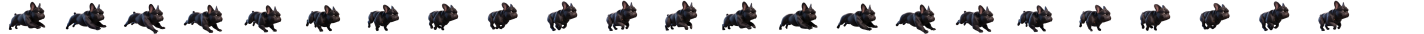
#> input picture bulldog3/race-start-v3-lab/assets/rocky-run.png, 4272 x 100 px (shown at 1/3 size)
$ python seam_check.py
#> lines starting #> are read from the running program, lines starting #| are printed output that depends on the picture; after the words box and inside, x2 and y2 are one past the last pixel; in counts of white or black regions, pixels touching at a corner belong together
#!/usr/bin/env python3
"""Measure alpha sprite-cell seams; visual playback remains the acceptance gate."""
import json
from pathlib import Path
import numpy as np
from PIL import Image

ROOT=Path(__file__).resolve().parent
OLD=ROOT.parent
PATHS={
    'RUN':OLD/'race-start-v3-lab/assets/rocky-run.png',
    'STOP':OLD/'stop-v3-lab/assets/stop.png',
    'START':OLD/'race-start-v3-lab/assets/rocky-start.png',
    'SNIFF':ROOT/'assets/rocky-sniff-pee.png',
}
PAIR=[('RUN',16,'STOP',0),('STOP',36,'SNIFF',0),('SNIFF',120,'SNIFF',121),
      ('SNIFF',168,'SNIFF',169),('SNIFF',176,'SNIFF',177),
      ('SNIFF',239,'START',0),('START',39,'RUN',0)]

def tile(name,n):
#> called with name = 'RUN', n = 16
    im=Image.open(PATHS[name]).convert('RGBA')
#> im is the input picture: PIL image 4272x100 RGBA; mean R, G, B, A 12.8, 11.5, 12.8, 64
    return np.asarray(im.crop(((n%24)*178,(n//24)*100,(n%24+1)*178,(n//24+1)*100)))
#> call 2 of tile, with name = 'STOP', n = 0
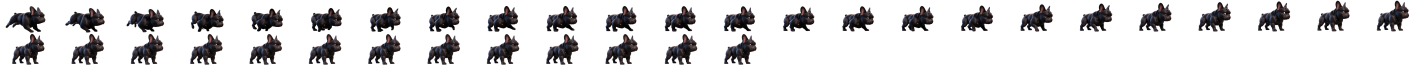
#> input picture bulldog3/stop-v3-lab/assets/stop.png, 4272 x 200 px (shown at 1/3 size)
#> in tile, im is the input picture: PIL image 4272x200 RGBA; mean R, G, B, A 9.7, 8.5, 9.5, 49.5

def metrics(a,b):
    A=a[:,:,3]>127;B=b[:,:,3]>127;both=A&B
#> after `A = a[:, :, 3] > 127`:
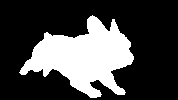
#> A: shape (100, 178) bool; 27.6% white; 1 white region, box (x1, y1, x2, y2) and area: (19, 15, 134, 98) 4913
#> after `B = b[:, :, 3] > 127`: B: shape (100, 178) bool; 27.5% white; 1 white region, box (x1, y1, x2, y2) and area: (17, 19, 136, 98) 4897
#> after `both = A & B`: both: shape (100, 178) bool; 25.2% white; 1 white region, box (x1, y1, x2, y2) and area: (21, 19, 134, 98) 4481
    ya,xa=np.nonzero(A);yb,xb=np.nonzero(B)
#> after `ya, xa = np.nonzero(A)`: ya = 4913 values from 15 to 97; xa = 4913 values, max 133 at index 2457, min 19 at index 3955, mean 83.65
#> after `yb, xb = np.nonzero(B)`: yb = 4897 values from 19 to 97; xb = 4897 values, max 135 at index 2337, min 17 at index 4293, mean 83.91
    return {'silhouetteIoU':round(float(both.sum()/max((A|B).sum(),1)),4),
            'centroidDeltaPx':[round(float(xb.mean()-xa.mean()),2),round(float(yb.mean()-ya.mean()),2)],
            'opaqueRGBMeanAbsError':round(float(np.abs(a[:,:,:3].astype(float)-b[:,:,:3].astype(float))[both].mean()),2) if both.any() else None}

data={f'{a} #{i} → {b} #{j}':metrics(tile(a,i),tile(b,j)) for a,i,b,j in PAIR}
#> call 4 of tile, with name = 'SNIFF', n = 0
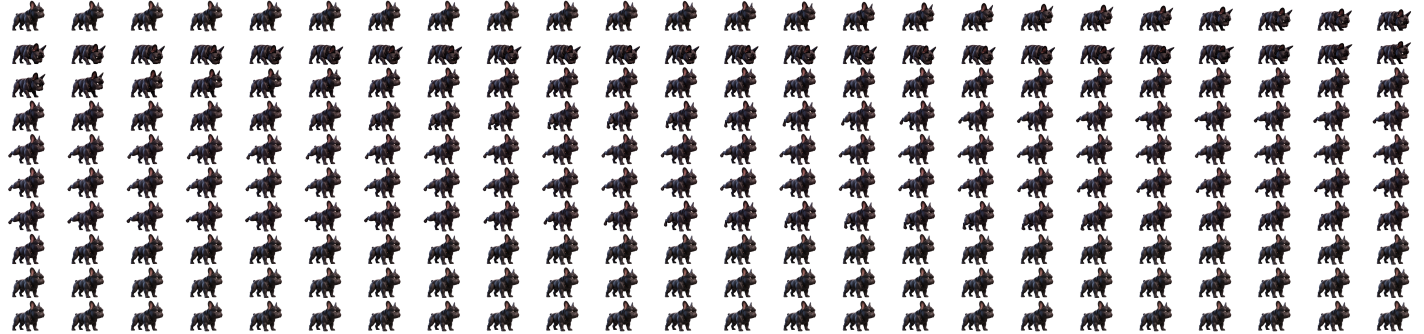
#> input picture bulldog3/sniff-pee-v3-lab/assets/rocky-sniff-pee.png, 4272 x 1000 px (shown at 1/3 size)
#> in tile, im is the input picture: PIL image 4272x1000 RGBA; mean R, G, B, A 14.4, 12.1, 13.7, 65.8
#> in metrics (call 2), `A = a[:, :, 3] > 127`: A: shape (100, 178) bool; 26.1% white; 1 white region, box (x1, y1, x2, y2) and area: (37, 2, 134, 94) 4643
#> in metrics (call 2), `B = b[:, :, 3] > 127`: B: shape (100, 178) bool; 26.1% white; 1 white region, box (x1, y1, x2, y2) and area: (37, 2, 134, 94) 4645
#> in metrics (call 2), `both = A & B`: both: shape (100, 178) bool; 26.1% white; 1 white region, box (x1, y1, x2, y2) and area: (37, 2, 134, 94) 4638
#> in metrics (call 3), `A = a[:, :, 3] > 127`:
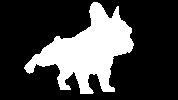
#> A: shape (100, 178) bool; 25.8% white; 1 white region, box (x1, y1, x2, y2) and area: (24, 2, 134, 94) 4588
#> in metrics (call 3), `B = b[:, :, 3] > 127`: B: shape (100, 178) bool; 25.8% white; 1 white region, box (x1, y1, x2, y2) and area: (24, 2, 134, 94) 4591
#> in metrics (call 3), `both = A & B`: both: shape (100, 178) bool; 25.8% white; 1 white region, box (x1, y1, x2, y2) and area: (24, 2, 134, 94) 4587
#> in metrics (call 3), `ya, xa = np.nonzero(A)`: ya = 4588 values from 2 to 93; xa = 4588 values, max 133 at index 1633, min 24 at index 3577, mean 87.46
#> in metrics (call 3), `yb, xb = np.nonzero(B)`: yb = 4591 values from 2 to 93; xb = 4591 values, max 133 at index 1634, min 24 at index 3579, mean 87.44
#> in metrics (call 4), `A = a[:, :, 3] > 127`: A: shape (100, 178) bool; 26.2% white; 1 white region, box (x1, y1, x2, y2) and area: (36, 2, 133, 94) 4660
#> in metrics (call 4), `B = b[:, :, 3] > 127`: B: shape (100, 178) bool; 26.1% white; 1 white region, box (x1, y1, x2, y2) and area: (37, 2, 134, 94) 4648
#> in metrics (call 4), `both = A & B`: both: shape (100, 178) bool; 25.9% white; 1 white region, box (x1, y1, x2, y2) and area: (37, 2, 133, 94) 4613
#> in metrics (call 5), `B = b[:, :, 3] > 127`: B: shape (100, 178) bool; 26.1% white; 1 white region, box (x1, y1, x2, y2) and area: (37, 2, 134, 94) 4644
#> in metrics (call 5), `both = A & B`: both: shape (100, 178) bool; 26.1% white; 1 white region, box (x1, y1, x2, y2) and area: (37, 2, 134, 94) 4642
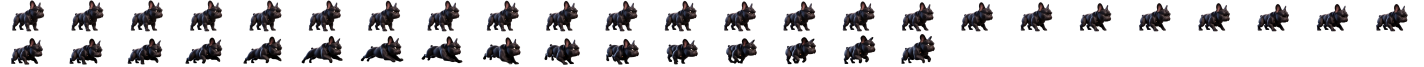
#> input picture bulldog3/race-start-v3-lab/assets/rocky-start.png, 4272 x 200 px (shown at 1/3 size)
#> in tile, im is the input picture: PIL image 4272x200 RGBA; mean R, G, B, A 10.3, 8.9, 10.1, 54.4
#> in metrics (call 6), `B = b[:, :, 3] > 127`: B: shape (100, 178) bool; 26.1% white; 1 white region, box (x1, y1, x2, y2) and area: (37, 1, 132, 94) 4644
#> in metrics (call 6), `both = A & B`: both: shape (100, 178) bool; 25.6% white; 1 white region, box (x1, y1, x2, y2) and area: (37, 2, 132, 94) 4554
#> in tile (call 14), `return np.asarray(im.crop(((n%24)*178,(n//24)*100,(n%24+1)*178,(n//24+..`:
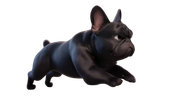
#> returned value: shape (100, 178, 4); mean of channels 0, 1, 2, 3 14.1, 12.6, 14.2, 72.5; transparent parts drawn white
#> in metrics (call 7), `A = a[:, :, 3] > 127`: A: shape (100, 178) bool; 27.2% white; 1 white region, box (x1, y1, x2, y2) and area: (34, 2, 134, 91) 4846
#> in metrics (call 7), `B = b[:, :, 3] > 127`: B: shape (100, 178) bool; 28.4% white; 1 white region, box (x1, y1, x2, y2) and area: (27, 6, 136, 90) 5062
#> in metrics (call 7), `both = A & B`:
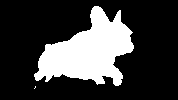
#> both: shape (100, 178) bool; 24.3% white; 2 white regions (1 under 20 px), largest, box (x1, y1, x2, y2) and area: (34, 6, 134, 86) 4329
#> in metrics (call 7), `ya, xa = np.nonzero(A)`: ya = 4846 values from 2 to 90; xa = 4846 values, max 133 at index 1572, min 34 at index 4098, mean 87.59
#> in metrics (call 7), `yb, xb = np.nonzero(B)`: yb = 5062 values from 6 to 89; xb = 5062 values, max 135 at index 4799, min 27 at index 4909, mean 87.32
#> data = 7 items
(ROOT/'seam_metrics.json').write_text(json.dumps(data,indent=2)+'\n')
print(json.dumps(data,indent=2))
#> (printed output is left out)
